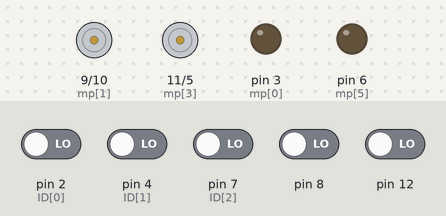
Simulated run of this sketch. Board: Arduino Uno, built with avr-gcc and run on an emulated ATmega328P. Shown: motor-driver pin pairs drawn as motors (green arrow = first pin HIGH = forward, orange = second pin HIGH = backward, longer = more drive), output pins drawn as LEDs (lit = HIGH). Inputs (shaded band) come from the test bench; at power-on: pin 2 (ID[0]), pin 4 (ID[1]), pin 7 (ID[2]), pin 8, pin 12 LOW. What the sketch prints to the serial monitor is not drawn.

Above: at 1.2 s.
1.3 s: pin 8 driven HIGH
At 1.8 s:
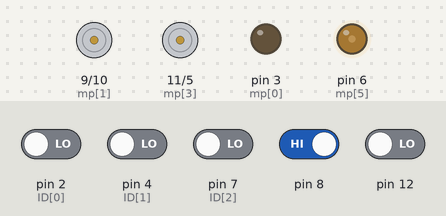
2.8 s: pin 4 (ID[1]) driven HIGH
At 3.7 s:
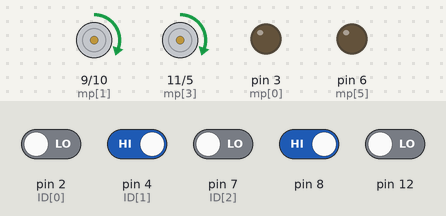
4.3 s: pin 2 (ID[0]) driven HIGH
At 5.3 s:
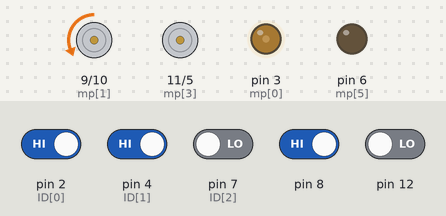
5.8 s: pin 7 (ID[2]) driven HIGH
At 7.0 s:
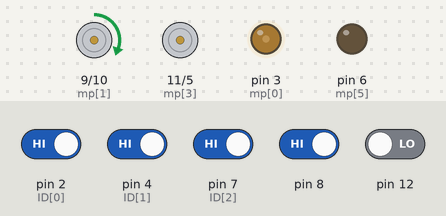
7.3 s: pin 12 driven HIGH
At 8.5 s:
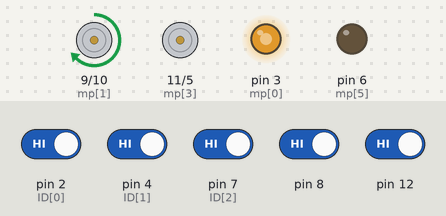
8.8 s: pin 2 (ID[0]) driven LOW
At 9.4 s:
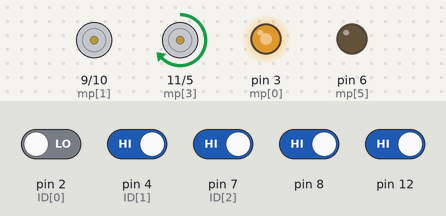
Timing chart, 0 to 11.3 s (numbered marks = the images above; inputs shaded):
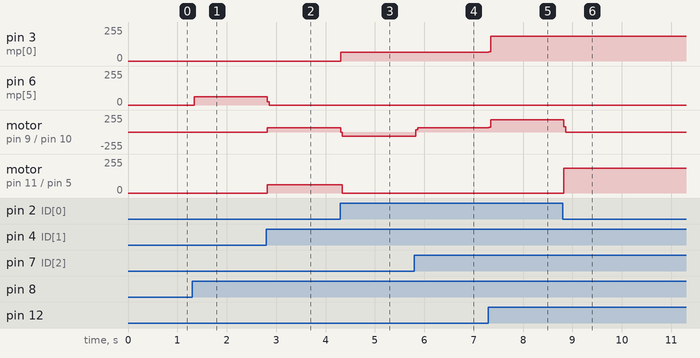

The sketch:

unidir_onboard_rov.ino
```cpp
//onboard- unidirectional
//finished, but does not work

//pins 2,4,7 are the ID value: what direction
int ID[3]={2,4,7};//hold these pin values
//pins 8,12 are the scalar value: how fast

int p1,p2;//selected motor pin numbers: only two are ever going at once
int mp[6]={3,9,10,11,5,6};//holds motor pin numbers in an array
uint8_t scl=0;//store scalar value

uint8_t deb[6];//debugging, read pin values

void setup(){
	Serial.begin(115200);//this is only for debugging: once code is operational, remove all Serial functions

	for(char i=0; i<6; i++){//initiate all motor pins
		pinMode(mp[i], OUTPUT);
	}
}

void loop(){
	restart://this is a label- other parts of the program can refer to this point and go back to it
	//any word can be a label, not just 'restart'- just put a colon after it

	//debugging code: loop through each of the 6 motor pin states
	for(char i=0;i<6;i++){
		if(deb[i]){//if the currently selected pin was set to HIGH, print out 1
		Serial.print(1);
		}else{//if the currently selected pin was set to LOW, print out 0
		Serial.print(0);
		}
	}

	//more debugging code: print out the states of the data pins from topside
	Serial.print("\t");//tab
	Serial.print(digitalRead(ID[2]));//ID pins
	Serial.print(digitalRead(ID[1]));
	Serial.print(digitalRead(ID[0]));
	Serial.print("\t");//tab
	Serial.print(digitalRead(12));//scalar pins
	Serial.print(digitalRead(8));
	//all the debugging prints to one line per loop, carriage returning after all the printouts are complete
	Serial.println();


//collect scalar value
	scl=0;//clear scalar value stored from last frame
	scl |= digitalRead(12)<<7;//grab state of pin 12 and insert to bit 8, using a bitwise OR assignment operator and a bit shift
	scl |= digitalRead(8)<<6;//grab state of pin 8 and insert to bit 7, using a bitwise OR assignment operator and a bit shift

//wipe all motor pins
	for(char i=0;i<6;i++){//loop through the 6 pins
		digitalWrite(mp[i],0);//clear literal pin values
		deb[i]=0;//clear debugging buffer
	}


////////////////////////////////////////////////////////////
	/*now we select the two motors to move
	 *with all but vertical directions, only two motors ever move at once
	 *so based on the ID, we select two of the four lateral motors

	 *motors are laid out as follows:
	 *	    (front)
	 *	    [0] [1]
	 *	[4/5] ROV [4/5]
	 *	    [3] [2]

	 *motors 4/5 are vertical: they are bi-directional, and bound
	 *they are wired each with a positive lead and a negative lead from their H-bridges
	 *connect both positive leads to pin mp[4] and both negative leads to pin mp[5]
	 *so pin mp[4] corresponds to positive movement of both vertical motors, and pin mp[5] corresponds to negative

	 *when we take the ID we can identify logical patterns

	 *ID	 motor  0?  1?  2?  3?  4?  5?
	 -------------------------------------
	 *111		X   X
	 *110		X           X
	 *101		    X   X
	 *100		        X   X
	 -------------------------------------
	 *011		X       X
	 *010		    X       X
	 -------------------------------------
	 *001		                X
	 *000		                    X

	 *we select whichever two motors to run, unless vertical or idle
	 *then we store the pin numbers into p1 and p2
	 *at the end, we write the scalar value to these two pins

	 *in the case of vertical motion, the scalar value is written to either mp[4] or mp[5]
	 *after that, the loop is restarted using the label 'restart'

	 *finally, in the case of scalar with a value of zero, skip the process entirely
	 *just wait for a moment and goto label 'restart'
	*/


//if ID bit 2 is on, motion is lateral
	if(digitalRead(ID[2])){
		//motor 0 if ID bit 1 is on, motor 2 if ID bit 1 is off
		p1=digitalRead(ID[1])? mp[0]:mp[2];

		//motor 1 if ID bit 0 is on, motor 3 if ID bit 0 is off
		p2=digitalRead(ID[0])? mp[1]:mp[3];

//else if ID bit 1 is on, motion is angular
	}else if(digitalRead(ID[1])){
		//motor 0 if ID bit 0 is on, motor 1 if ID bit 0 is off
		p1=digitalRead(ID[0])? mp[0]:mp[1];

		//motor 2 if ID bit 0 is on, motor 3 if ID bit 0 is off
		p2=digitalRead(ID[0])? mp[2]:mp[3];

//else if ID bit 0 is on, motion is vertical up
	}else if(digitalRead(ID[0])){
		analogWrite(mp[5],0);//wipe the vertical down pin
		analogWrite(mp[4],scl);//write scalar to the vertical up pin
		goto restart;//go to the label 'restart', which restarts the loop

//else if scalar is non-zero, motion is vertical down
	}else if(scl){
		analogWrite(mp[4],0);//wipe the vertical up pin
		analogWrite(mp[5],scl);///write scalar to the vertical down pin
		goto restart;//go to the label 'restart', which restarts the loop
//else if scalar is zero, ROV is idle
	}else{
		delay(5);//give the processor a rest for 5 milliseconds
		goto restart;//go to the label 'restart', which restarts the loop
	}

////////////////////////////////////////////////////////////

//write to proper motors
	analogWrite(p1, scl);//write scalar to first of two selected pins
	analogWrite(p2, scl);//write scalar to second of two selected pins

	deb[p1]=scl;//write scalar to debugging spot of first of two selected pins
	deb[p2]=scl;//write scalar to debugging spot of second of two selected pins
}
```

Measured:
- after the input at 1.3 s, pin 6 (mp[5]): 0/255 → 62/255 at once
- after the input at 2.8 s, pin 6 (mp[5]): 62/255 → 0/255 at once; motor on pin 9 (mp[1]) / pin 10 (mp[2]), motor on pin 11 (mp[3]) / pin 5 (mp[4]): stopped → forward 62/255 at once
- after the input at 4.3 s, pin 3 (mp[0]): 0/255 → 64/255 at once; motor on pin 9 (mp[1]) / pin 10 (mp[2]): forward 62/255 → backward 64/255 at once; motor on pin 11 (mp[3]) / pin 5 (mp[4]): forward 62/255 → stopped at once
- after the input at 5.8 s, motor on pin 9 (mp[1]) / pin 10 (mp[2]): backward 64/255 → forward 62/255 at once
- after the input at 7.3 s, pin 3 (mp[0]): 64/255 → 185/255 at once; motor on pin 9 (mp[1]) / pin 10 (mp[2]): forward 62/255 → forward 185/255 at once
- after the input at 8.8 s, motor on pin 9 (mp[1]) / pin 10 (mp[2]): forward 185/255 → stopped at once; motor on pin 11 (mp[3]) / pin 5 (mp[4]): stopped → forward 186/255 at once
